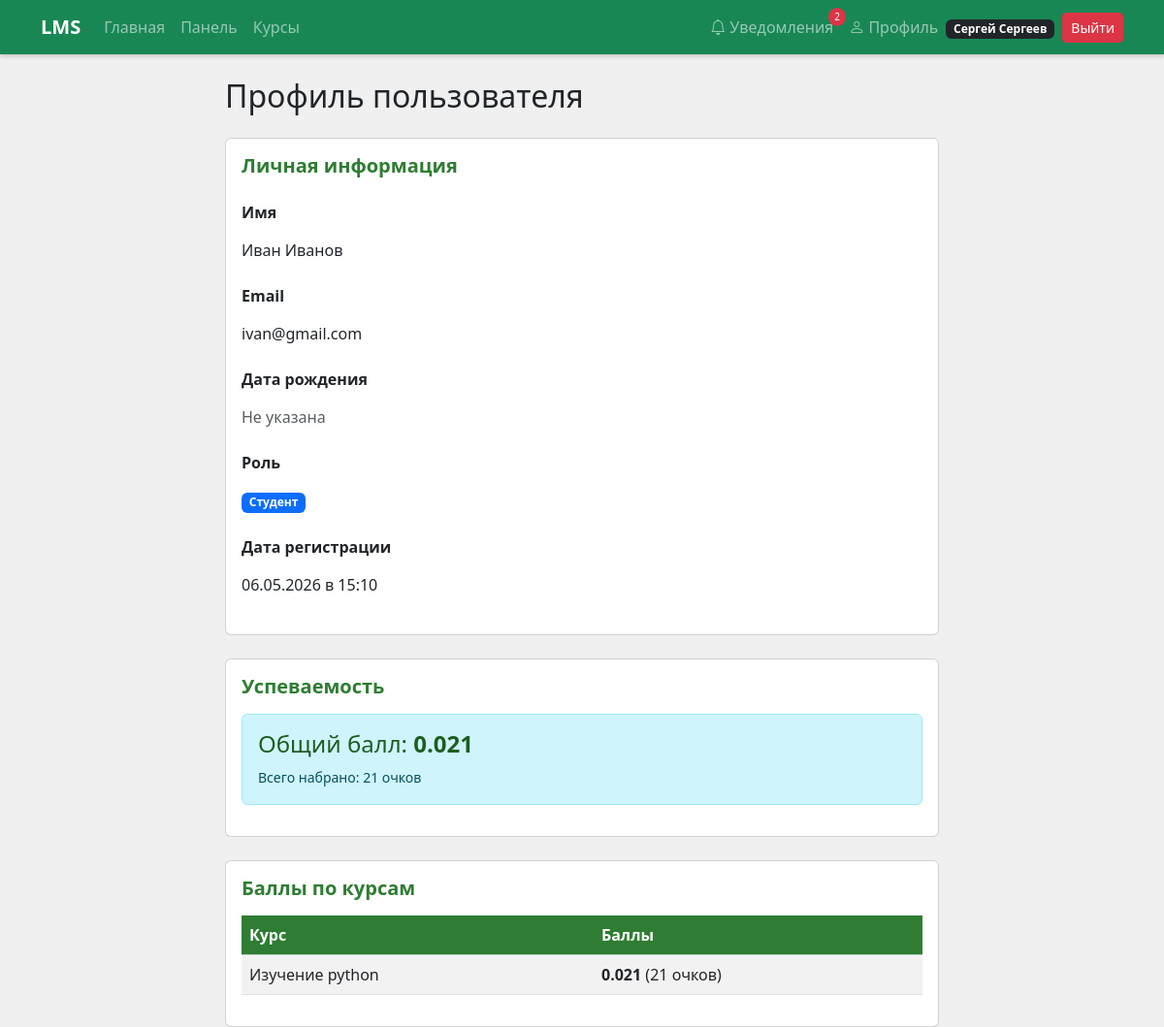
Page /profile/1 (signed in) on the committed database.
### data/users.py (models this page shows, shortened)
class User(SqlAlchemyBase, UserMixin):
    __tablename__ = 'users'
    id = sqlalchemy.Column(sqlalchemy.Integer, primary_key=True, autoincrement=True)
    name = sqlalchemy.Column(sqlalchemy.String(100))
    email = sqlalchemy.Column(sqlalchemy.String(120), index=True, unique=True)
    hashed_password = sqlalchemy.Column(sqlalchemy.String(200))
    role = sqlalchemy.Column(sqlalchemy.String(20))
    birth_date = sqlalchemy.Column(sqlalchemy.Date, nullable=True)
    created_date = sqlalchemy.Column(sqlalchemy.DateTime, default=datetime.datetime.now)
    courses = orm.relationship("Course", back_populates="teacher")
    enrollments = orm.relationship("Enrollment", back_populates="student")
    submissions = orm.relationship("Submission", back_populates="student")
    def get_age(self):
        if self.birth_date:
            today = datetime.date.today()
            age = today.year - self.birth_date.year
            if today.month < self.birth_date.month or (today.month == self.birth_date.month and today.day < self.birth_date.day):
                age -= 1
            return age
        return None

### data/courses.py (models this page shows)
class Course(SqlAlchemyBase):
    __tablename__ = 'courses'
    id = sqlalchemy.Column(sqlalchemy.Integer, primary_key=True, autoincrement=True)
    title = sqlalchemy.Column(sqlalchemy.String(150), nullable=False)
    description = sqlalchemy.Column(sqlalchemy.Text, nullable=False)
    teacher_id = sqlalchemy.Column(sqlalchemy.Integer, sqlalchemy.ForeignKey("users.id"), nullable=False)
    teacher = orm.relationship("User", back_populates="courses")
    lessons = orm.relationship("Lesson", back_populates="course", cascade="all, delete-orphan")
    enrollments = orm.relationship("Enrollment", back_populates="course", cascade="all, delete-orphan")

### profile_routes.py (the view)
    @app.route("/profile/<int:user_id>")
    @login_required
    def view_profile(user_id):
        db_sess = db_session.create_session()
        user = db_sess.get(User, user_id)
        if not user:
            db_sess.close()
            abort(404)
        display_score = None
        total_score = None
        course_scores = []
        if user.role == "student":
            total_score = get_student_total_score(db_sess, user.id)
            display_score = format_score(total_score)
            enrollments = db_sess.query(Enrollment).filter_by(student_id=user.id).all()
            for enrollment in enrollments:
                course = enrollment.course
                score = get_student_course_score(db_sess, user.id, course.id)
                if score > 0:
                    course_scores.append({
                        'title': course.title,
                        'score': score,
                        'display_score': format_score(score)
                    })
        db_sess.close()
        is_own_profile = (current_user.id == user_id)
        age = user.get_age()
        return render_template(
            "profile.html",
            user=user,
            display_score=display_score,
            total_score=total_score,
            course_scores=course_scores,
            is_own_profile=is_own_profile,
            age=age
        )

### data/db_session.py (called while the page is built)
def create_session() -> Session:
    global __factory
    return __factory()

### main.py (called while the page is built)
@app.context_processor
def inject_now():
    return {'now': datetime.now()}

@app.teardown_appcontext
def shutdown_session(exception=None):
    db_session.create_session().close()

@login_manager.user_loader
def load_user(user_id):
    db_sess = db_session.create_session()
    user = db_sess.get(User, int(user_id))
    db_sess.close()
    return user

### profile_routes.py (called while the page is built)
def get_student_course_score(db_sess, student_id, course_id):
    total_score = 0
    submissions = db_sess.query(Submission).filter(
        Submission.student_id == student_id,
        Submission.score.isnot(None)
    ).all()
    for submission in submissions:
        block = submission.block
        if block and block.lesson and block.lesson.course_id == course_id:
            total_score += submission.score
    return total_score

def get_student_total_score(db_sess, student_id):
    total_score = 0
    submissions = db_sess.query(Submission).filter(
        Submission.student_id == student_id,
        Submission.score.isnot(None)
    ).all()
    for submission in submissions:
        total_score += submission.score
    return total_score

def format_score(score):
    return f"{score // 1000}.{score % 1000:03d}"

### templates/profile.html (shortened to what this page needs)
{% extends "base.html" %}
{% block content %}
<div class="row">
    <div class="col-md-8 mx-auto">
        <div class="d-flex justify-content-between align-items-center mb-4">
            <h2 class="mb-0">Профиль пользователя</h2>
        </div>
        <div class="card mb-4">
            <div class="card-body">
                <h5 class="card-title mb-4">Личная информация</h5>
                <div class="mb-3">
                    <label class="form-label fw-bold">Имя</label>
                    <p class="form-control-plaintext">{{ user.name or 'Не указано' }}</p>
                </div>
                <div class="mb-3">
                    <label class="form-label fw-bold">Email</label>
                    <p class="form-control-plaintext">{{ user.email }}</p>
                </div>
                <div class="mb-3">
                    <label class="form-label fw-bold">Дата рождения</label>
                    <p class="form-control-plaintext">
                        {% if user.birth_date %}
                            {{ user.birth_date.strftime('%d.%m.%Y') }}
                            {% if age is not none %}
                                <span class="text-muted">({{ age }} {{ 'год' if age % 10 == 1 and age % 100 != 11 else 'года' if age % 10 in [2,3,4] and age % 100 not in [12,13,14] else 'лет' }})</span>
                            {% endif %}
                        {% else %}
                            <span class="text-muted">Не указана</span>
                        {% endif %}
                    </p>
                </div>
                <div class="mb-3">
                    <label class="form-label fw-bold">Роль</label>
                    <p class="form-control-plaintext">
                        <span class="badge bg-{{ 'success' if user.role == 'teacher' else 'primary' }}">
                            {{ 'Преподаватель' if user.role == 'teacher' else 'Студент' }}
                        </span>
                    </p>
                </div>
                <div class="mb-3">
                    <label class="form-label fw-bold">Дата регистрации</label>
                    <p class="form-control-plaintext">
                        {{ user.created_date.strftime('%d.%m.%Y в %H:%M') if user.created_date else 'Не указана' }}
                    </p>
                </div>
            </div>
        </div>
        {% if user.role == 'student' %}
        <div class="card mb-4">
            <div class="card-body">
                <h5 class="card-title">Успеваемость</h5>
                <div class="alert alert-info mt-3">
                    <h4>Общий балл: <strong>{{ display_score }}</strong></h4>
                    <small>Всего набрано: {{ total_score }} очков</small>
                </div>
            </div>
        </div>
        {% if course_scores %}
        <div class="card">
            <div class="card-body">
                <h5 class="card-title">Баллы по курсам</h5>
                <div class="table-responsive mt-3">
                    <table class="table table-striped table-hover">
                        <thead class="table-success">
                            <tr>
                                <th>Курс</th>
                                <th>Баллы</th>
                            </tr>
                        </thead>
                        <tbody>
                            {% for cs in course_scores %}
                            <tr>
                                <td>{{ cs.title }}</td>
                                <td><strong>{{ cs.display_score }}</strong> ({{ cs.score }} очков)</td>
                            </tr>
                            {% endfor %}
                        </tbody>
                    </table>
                </div>
            </div>
        </div>
        {% endif %}
        {% endif %}
    </div>
</div>
{% endblock %}

### templates/base.html (shortened to what this page needs)
<!DOCTYPE html>
<html>
<head>
    <link href="https://cdn.jsdelivr.net/npm/bootstrap@5.3.0/dist/css/bootstrap.min.css" rel="stylesheet">
    <link rel="stylesheet" href="https://cdn.jsdelivr.net/npm/bootstrap-icons@1.11.0/font/bootstrap-icons.css">
    <link rel="stylesheet" href="{{ url_for('static', filename='style.css') }}">
</head>
<body>
    <nav class="navbar navbar-expand-lg navbar-dark bg-success">
        <div class="container">
            <a href="/" class="navbar-brand fw-bold">LMS</a>
            <div class="collapse navbar-collapse" id="navbarNav">
                <ul class="navbar-nav me-auto">
                    <li class="nav-item"><a href="/" class="nav-link">Главная</a></li>
                    {% if current_user.is_authenticated %}
                        <li class="nav-item"><a href="/dashboard" class="nav-link">Панель</a></li>
                        {% if current_user.role == "student" %}
                            <li class="nav-item"><a href="/courses" class="nav-link">Курсы</a></li>
                        {% endif %}
                    {% endif %}
                </ul>
                <ul class="navbar-nav ms-auto align-items-center">
                    {% if current_user.is_authenticated %}
                        <li class="nav-item position-relative">
                            <a href="/notifications" class="nav-link">
                                <i class="bi bi-bell"></i> Уведомления
                                <span id="notif-count" style="display: none; position: absolute; top: 0; right: -5px; background: #dc3545; color: white; border-radius: 50%; padding: 2px 6px; font-size: 10px; min-width: 18px; text-align: center;">0</span>
                            </a>
                        </li>
                        <li class="nav-item">
                            <a href="/profile" class="nav-link">
                                <i class="bi bi-person"></i> Профиль
                            </a>
                        </li>
                        <li class="nav-item">
                            <span class="badge bg-dark me-2">{{ current_user.name }}</span>
                        </li>
                        <li class="nav-item">
                            <a href="/logout" class="btn btn-danger btn-sm">Выйти</a>
                        </li>
                    {% else %}
                        {% if not hide_nav_auth %}
                            <li class="nav-item"><a href="/login" class="btn btn-outline-light me-2">Вход</a></li>
                            <li class="nav-item"><a href="/register" class="btn btn-light">Регистрация</a></li>
                        {% endif %}
                    {% endif %}
                </ul>
            </div>
        </div>
    </nav>
    <div class="container mt-4">
        {% block content %}{% endblock %}
    </div>
</body>
</html>

### static/style.css (style rules this page uses)
body { background: #f0f0f0; }
.navbar { box-shadow: 0 2px 5px rgba(0,0,0,0.2); }
.card-title { color: #2e7d32; font-weight: 600; }
.table-success th { background-color: #2e7d32 !important; color: white; }
.alert-info h4 { color: #1b5e20; }

### rows in the picture
User: name "Сергей Сергеев"
User: name "Иван Иванов", email "ivan@gmail.com", role "Студент", created_date "06.05.2026 в 15:10"
Course: title "Изучение python", display_score "0.021", score "21"

### other values in the picture
{{ display_score }} "0.021"
{{ total_score }} "21"
